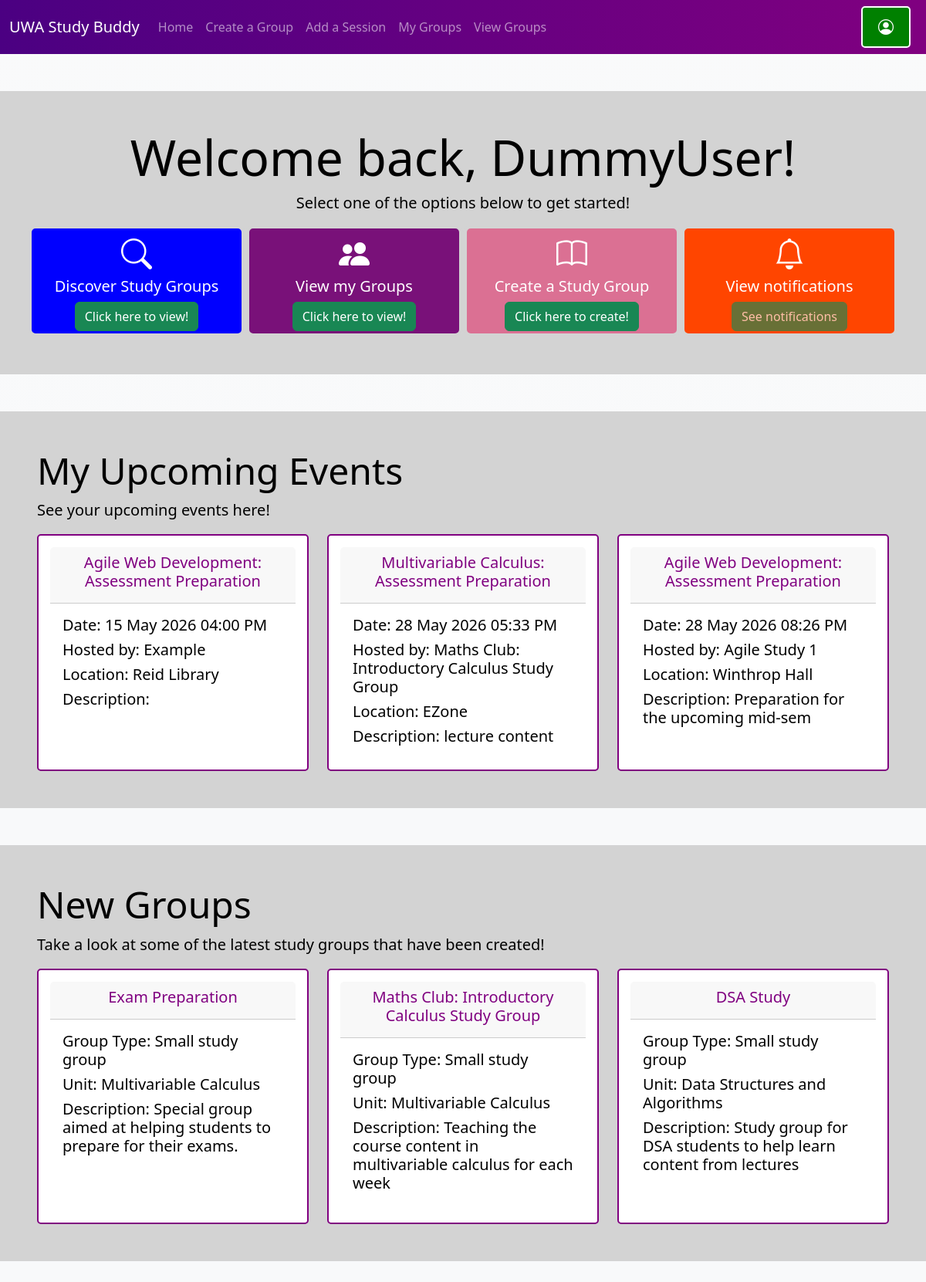
/index, run on the app's committed database.
### models.py (models this page shows)
class User(db.Model):
    __tablename__ = 'User'
    StudentID: so.Mapped[int] =so.mapped_column(primary_key=True)
    Username: so.Mapped[str] = so.mapped_column(sa.String(50), nullable=False)
    Password: so.Mapped[str] = so.mapped_column(sa.String(50), nullable=False)
    Course: so.Mapped[str] = so.mapped_column(sa.String(50), nullable=False)
    Email: so.Mapped[str] = so.mapped_column(sa.String(50), nullable=False)
    GraduationYear: so.Mapped[int] = so.mapped_column(nullable=False)
    Birthday: so.Mapped[int] = so.mapped_column(nullable=False)

class Unit(db.Model):
    __tablename__ = 'Unit'
    UnitID: so.Mapped[int] = so.mapped_column(primary_key=True)
    UnitCode: so.Mapped[int] = so.mapped_column(nullable=False)
    UnitName: so.Mapped[str] = so.mapped_column(sa.String(50), nullable=False)
    FacultyID: so.Mapped[Optional[int]] = so.mapped_column(sa.ForeignKey('Faculty.FacultyID'), nullable=True)

class SessionType(db.Model):
    __tablename__ = 'SessionType'
    SessionTypeID: so.Mapped[int] = so.mapped_column(primary_key=True)
    Name: so.Mapped[str] = so.mapped_column(sa.String(50), nullable=False)

class Session(db.Model):
    __tablename__ = 'Session'
    SessionID: so.Mapped[int] = so.mapped_column(primary_key=True)
    SessionDateTime: so.Mapped[int] = so.mapped_column(nullable=False)
    Description: so.Mapped[str] = so.mapped_column(sa.String(200), nullable=False)
    GroupID: so.Mapped[int] = so.mapped_column(sa.ForeignKey('Groups.GroupID'), nullable=False)
    SessionTypeID: so.Mapped[int] = so.mapped_column(sa.ForeignKey('SessionType.SessionTypeID'), nullable=False)
    Location: so.Mapped[str] = so.mapped_column(nullable=False)

class Groups(db.Model):
    __tablename__ = 'Groups'
    GroupID: so.Mapped[int] = so.mapped_column(primary_key=True)
    UnitID: so.Mapped[int] = so.mapped_column(sa.ForeignKey('Unit.UnitID'), nullable=False)
    GroupTypeID: so.Mapped[int] = so.mapped_column(sa.ForeignKey('GroupType.GroupTypeID'), nullable=False)
    Description: so.Mapped[str] = so.mapped_column(sa.String(200), nullable=False)
    CreationDate: so.Mapped[datetime] = so.mapped_column(nullable=False)
    GroupName: so.Mapped[str] = so.mapped_column(nullable=False)
    MaxMembers: so.Mapped[int] = so.mapped_column(nullable=True)

class GroupType(db.Model):
    __tablename__ = 'GroupType'
    GroupTypeID: so.Mapped[int] = so.mapped_column(primary_key=True)
    Type: so.Mapped[str] = so.mapped_column(sa.String(50), nullable=False)

### routes/index.py (the view)
@index_blueprint.route('/')
@index_blueprint.route('/index')
def index():
    student_id = 12345678 # Dummy to be changed later
    user = db.session.get(User, student_id)
    username = user.Username if user else "Student"
    now = int(datetime.now().timestamp())
    upcoming_events = db.session.execute(
        sa.select(
            Session.SessionDateTime,
            Session.Description,
            Session.Location,
            SessionType.Name,
            Groups.GroupName,
            Unit.UnitName
        )
        .join(Groups, Session.GroupID == Groups.GroupID)
        .join(SessionType, Session.SessionTypeID == SessionType.SessionTypeID)
        .join(Unit, Groups.UnitID == Unit.UnitID)
        .join(StudentGroups, StudentGroups.GroupID == Groups.GroupID)
        .where(
            StudentGroups.StudentID == student_id,
            Session.SessionDateTime >= now
        )
        .order_by(Session.SessionDateTime.asc())
        .limit(3)
    ).mappings().all()
    new_groups = db.session.execute(
        sa.select(
            Groups.GroupName,
            Groups.Description,
            GroupType.Type.label('GroupType'),
            Unit.UnitName
        )
        .join(Unit, Groups.UnitID == Unit.UnitID)
        .join(GroupType, Groups.GroupTypeID == GroupType.GroupTypeID)
        .order_by(Groups.CreationDate.desc())
        .limit(3)
    ).mappings().all()
    return render_template("index.html", username=username, upcoming_events=upcoming_events, new_groups=new_groups)

### app.py (called while the page is built)
@app.template_filter('dateconverter')
def format_datetime(value):
    return datetime.fromtimestamp(int(value)).strftime('%d %b %Y %I:%M %p')

### templates/index.html (shortened to what this page needs)
<!doctype html>
<html lang="en">
<head>
    <link href="https://cdn.jsdelivr.net/npm/bootstrap@5.3.8/dist/css/bootstrap.min.css" rel="stylesheet">
    <link rel="stylesheet" href="https://cdn.jsdelivr.net/npm/bootstrap-icons@1.13.1/font/bootstrap-icons.min.css">
    <link rel="stylesheet" href="{{ url_for('static', filename='css/style.css') }}">
</head>
<body class="bg-light bg-gradient">
    {% include 'navbar.html' %}
    <div class="container-fluid p-5 my-5 bg-container container-text">
        <div class = "row">
            <div class = "col">
                {% if username %}
                <h3 class="display-3 text-center">Welcome back, {{username}}!</h3>
                {% else %}
                <h3 class="display-3 text-center">Welcome!</h3>
                {% endif %}
                <h5 class="card-subtitle text-center pb-3">Select one of the options below to get started!</h5>
            </div>
        </div>
        <div class = "row">
            <div class = "col-sm-3 col-bg-primary col-border welcome-buttoms">
                <div class="text-center">
                    <i class="bi bi-search fs-1"></i>
                </div>
                <h5 class="text-center">Discover Study Groups</h5>
                <div class="text-center">
                    <button type="button" class="btn btn-success"
                        onclick="window.location.href='{{ url_for('view_groups.view_groups') }}'">
                        Click here to view!
                    </button>
                </div>
            </div>
            <div class = "col-sm-3 col-bg-secondary col-border welcome-buttoms">
                <div class="text-center">
                    <i class="bi bi-people-fill fs-1"></i>
                </div>
                <h5 class="text-center">View my Groups</h5>
                <div class="text-center">
                    <button type="button" class="btn btn-success"
                        onclick="window.location.href='{{ url_for('my_groups.my_groups') }}'">
                        Click here to view!
                    </button>
                </div>
            </div>
            <div class = "col-sm-3 col-bg-tertiary col-border welcome-buttoms">
                <div class="text-center">
                    <i class="bi bi-book fs-1"></i>
                </div>
                <h5 class="text-center" >Create a Study Group</h5>
                <div class="text-center">
                    <button type="button" class="btn btn-success" onclick="window.location.href='{{ url_for('create_group.create_group') }}'">Click here to create!</button>
                </div>
            </div>
            <div class = "col-sm-3 col-bg-quarternary col-border welcome-buttoms">
                <div class="text-center">
                    <i class="bi bi-bell fs-1"></i>
                </div>
                <h5 class="text-center" >View notifications</h5>
                <div class="text-center">
                    <button type="button" class="btn btn-success" onclick="window.location.href='notifications.html'" disabled>See notifications</button>
                </div>
            </div>
        </div>
    </div>
    <div class="container-fluid p-5 my-5 bg-container container-text">
        <div class="row">
            <div class="col">
                <h1 class="display-5">My Upcoming Events</h1>
                <p class="lead">See your upcoming events here!</p>
            </div>
        </div>
        {% if upcoming_events %}
        <div class = "row">
            {% for u in upcoming_events %}
            <div class = "col-sm-4">
                <div class = "card card-style card-padding h-100">
                    <div class="card-header text-center">
                        <h5 class="card-title" style="color:purple">{{ u['UnitName'] }}: {{ u['Name'] }}</h5>
                    </div>
                    <div class="card-body">
                        <h5 class="card-text">Date: {{ u['SessionDateTime'] | dateconverter }}</h5>
                        <h5 class="card-text">Hosted by: {{ u['GroupName'] }}</h5>
                        <h5 class="card-text">Location: {{ u['Location'] }}</h5>
                        <h5 class="card-text">Description: {{ u['Description'] }}</h5>
                    </div>
                </div>
            </div>
            {% endfor %}
        </div>
        {% else %}
        <h5 class="text-start">No upcoming events.</h5>
        {% endif %}
    </div>
    <div class="container-fluid p-5 my-5 bg-container container-text">
        <h1 class="display-5">New Groups</h1>
        <p class="lead">Take a look at some of the latest study groups that have been created!</p>
        {% if new_groups %}
        <div class = "row">
            {% for g in new_groups %}
            <div class = "col-sm-4">
                <div class="card card-style card-padding h-100">
                    <div class="card-header text-center">
                        <h5 class="card-title" style="color:purple">{{ g['GroupName'] }}</h5>
                    </div>
                    <div class="card-body">
                        <h5 class="text-start">Group Type: {{ g['GroupType'] }}</h5>
                        <h5 class="text-start">Unit: {{ g['UnitName'] }}</h5>
                    <h5 class="text-start">Description: {{ g['Description'] }}</h5>
                    </div>
                </div>
            </div>
            {% endfor %}
        </div>
        {% else %}
        <h5 class="text-start">No new groups</h5>
        {% endif %}
    </div>
</body>
</html>

### static/CSS/style.css (style rules this page uses)
.bg-container { background-color: lightgray; }
.welcome-buttoms { color: white !important; }
.container-text { color: black; }
.col-bg-primary { background-color: blue; }
.col-bg-secondary { background-color: rgb(121, 17, 121); }
.col-bg-tertiary { background-color: palevioletred; }
.col-bg-quarternary { background-color: orangered; }
.col-border { border: 5px solid lightgray; border-radius: 10px; padding: 3px; }
.card-style { background-color: white; border: 2px solid purple; border-radius: 5px; color: black }
.card-padding { padding: 15px; }

### data on the page
User: Username "DummyUser"
Unit: UnitName "Agile Web Development" "Agile Web Development"
SessionType: Name "Assessment Preparation" "Assessment Preparation" "Assessment Preparation"
Groups: GroupName "Example"
Unit: UnitName "Multivariable Calculus", UnitName "Multivariable Calculus" "Multivariable Calculus"
Groups: GroupName "Maths Club: Introductory Calculus Study Group", GroupName "Maths Club: Introductory Calculus Study Group", Description "Teaching the course content in multivariable calculus for each week"
Groups: GroupName "Agile Study 1"
Groups: GroupName "Exam Preparation", Description "Special group aimed at helping students to prepare for their exams."
GroupType: GroupType "Small study group" "Small study group" "Small study group"
Groups: GroupName "DSA Study", Description "Study group for DSA students to help learn content from lectures"
Unit: UnitName "Data Structures and Algorithms"

### other printed values
{{ u['SessionDateTime'] | dateconverter }} "15 May 2026 04:00 PM" "28 May 2026 05:33 PM" "28 May 2026 08:26 PM"
{{ u['Location'] }} "Reid Library" "EZone" "Winthrop Hall"
{{ u['Description'] }} "lecture content" "Preparation for the upcoming mid-sem"
